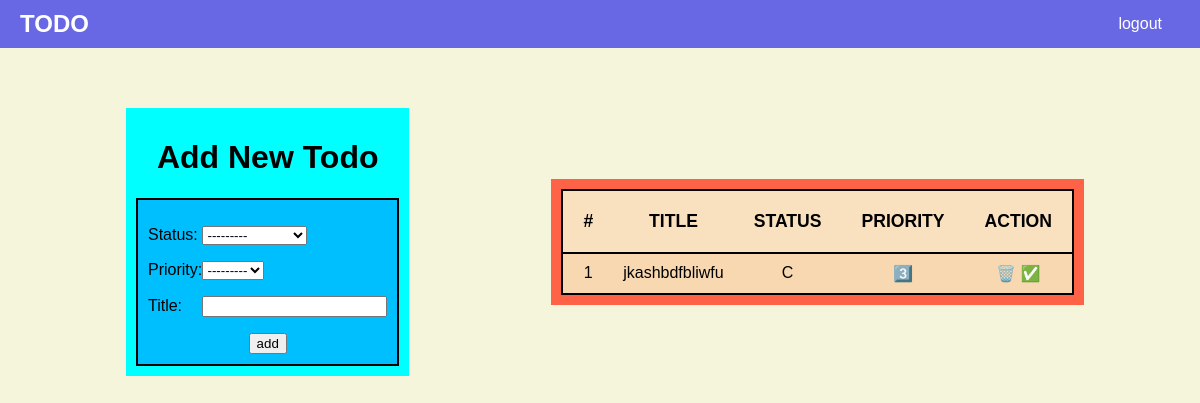
Before: / (signed in) with the older database file.
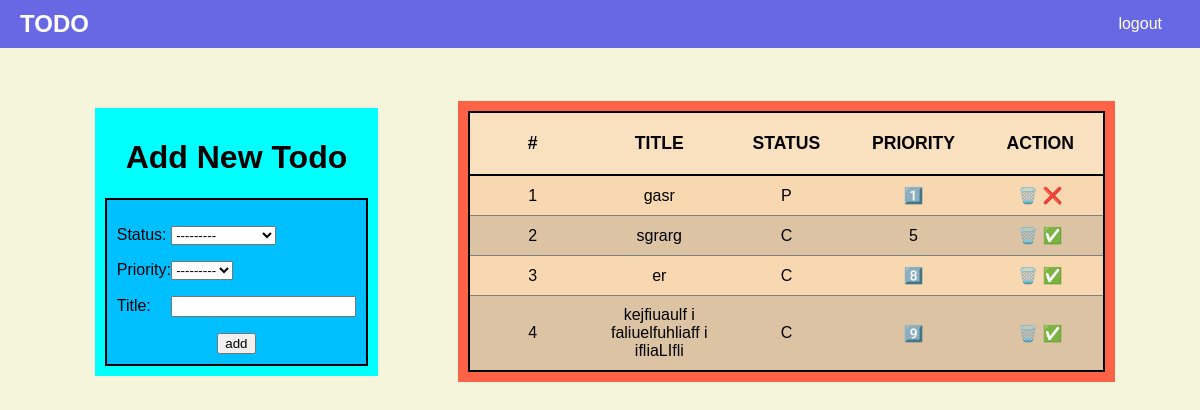
After: the same page with the newer database file.
### app/models.py (models this page shows)
class TODO(models.Model):
    status_choices = [
        ('C','COMPLETED'),
        ('P', 'PENDING'),
    ]
    priority_choices = [
        {'1', '1️⃣'},
        {'2', '2️⃣'},
        {'3', '3️⃣'},
        {'4', '4️⃣'},
        {'5', '5️⃣'},
        {'6', '6️⃣'},
        {'7', '7️⃣'},
        {'8', '8️⃣'},
        {'9', '9️⃣'},
        {'10', '🔟'},
    ]
    title = models.CharField(max_length=50)
    status = models.CharField(max_length=10 , choices=status_choices)
    user = models.ForeignKey(User, on_delete=models.CASCADE)
    date = models.DateTimeField(auto_now_add=True)
    priority = models.CharField(max_length=3, choices=priority_choices)

### app/views.py (the view)
# urls.py: 2. Add a URL to urlpatterns:  path('', views.home, name='home')
@login_required(login_url='login')
def home(request):
    if request.user.is_authenticated:
        user = request.user
        form = TODOForm()
        todos = TODO.objects.filter(user=user).order_by('priority')
        return render(request, 'home.html', context={'form':form, 'todos':todos})

### app/forms.py
class TODOForm(forms.ModelForm):
    class Meta:
        model = TODO
        fields = ['status' ,'priority', 'title']

### app/templates/home.html
{% extends 'base.html' %} {% load static %} {% block style_sheet %}
<link
  type="text/css"
  rel="stylesheet"
  href="{% static 'css/home_style.css' %}" />
{% endblock %} {% block content %}
<div id="main-div">
  <div id="login-form-container">
    <div id="login-form">
      <h1>Add New Todo</h1>
      <form method="post" action="/add-todo/">
        {% csrf_token %} {{ form.as_p }}
        <div id="add-button">
          <input type="submit" value="add" />
        </div>
      </form>
    </div>
  </div>
  <div id="todo-list-container">
    <div id="todo-list-block">
      {% if todos|length == 0 %}
      <div>no todos</div>
      {% else %}
      <table id="todo-table">
        <thead>
          <tr>
            <th>#</th>
            <th>Title</th>
            <th>Status</th>
            <th>Priority</th>
            <th>Action</th>
          </tr>
        </thead>
        <tbody>
          {% for todo in todos %}
          <tr>
            <td>{{ forloop.counter }}</td>
            <td>{{ todo.title }}</td>
            <td>{{ todo.status }}</td>
            <td>{{ todo.priority }}</td>
            <td>
              <a href="/delete-todo/{{todo.id}}"> 🗑️ </a>
              {% if todo.status == 'P' %}
              <a href="/change-status/{{todo.id}}/C"> ❌ </a>
              {% else %}
              <a href="/change-status/{{todo.id}}/P">  ✅ </a>
              {% endif %}
            </td>
          </tr>
          {% endfor %}
        </tbody>
      </table>
      {% endif %}
    </div>
  </div>
</div>
{% endblock %}

### app/templates/base.html (shortened to what this page needs)
<!DOCTYPE html>
<html lang="en">
  <head>
    {% block style_sheet %}
    {% endblock %}
  </head>
  <body>
    <nav style="display: block">
      <div class="navbar">
        <h1>TODO</h1>
        <div class="nav-links">
          {% if request.user.is_authenticated %}
          <a href="/logout">logout</a>
          {% else %}
          <a href="/login" id="active">login</a>
          <a href="/signup">signup</a>
          {% endif %}
        </div>
      </div>
    </nav>
    <div>{% block content %} {% endblock %}</div>
  </body>
</html>

### app/static/css/home_style.css (style rules this page uses)
body { background-color: beige; font-family: Arial, sans-serif; margin: 0; padding: 0; }
.navbar { background-color: rgb(104, 104, 229); overflow: hidden; display: flex; justify-content: space-between; align-items: center; padding: 10px 20px; }
.navbar h1 { margin: 0; color: white; font-size: 24px; }
.navbar a { color: white; text-align: center; padding: 14px 16px; text-decoration: none; margin: 2px; }
#main-div { padding: 50px; display: flex; flex-direction: row; justify-content: space-around; }
#login-form-container { display: flex; padding: 10px; flex-direction: column; justify-content: left; }
#login-form { padding: 10px; background-color: aqua; }
#login-form form { border : 2px solid black; background-color: deepskyblue; padding: 10px; }
#login-form label { width : 50px; display: inline-block; }
#login-form h1 { text-align: center; }
#todo-list-container { display: flex; align-items: center; }
#todo-list-block { display: flex; align-items: center; padding: 10px; background-color: tomato; }
#add-button { display: flex; justify-content: center; }
#todo-table { border-collapse: collapse; border: 2px solid black; padding: 5px; background-color: rgb(249, 224, 191) !important; }
#todo-table thead { font-weight: bold; font-size: 110%; }
#todo-table tbody { border: 2px solid black; }
#todo-table th { border-bottom: 2px solid black; padding: 20px; margin: 5px; width: 20%; text-transform: uppercase; }
#todo-table tbody tr { border-bottom: 1px solid gray; text-align: center; vertical-align: middle; padding: 10px; }
#todo-table tbody tr:nth-child(odd) { background-color: rgb(248, 216, 176); }
#todo-table tbody tr:nth-child(even) { background-color: rgb(220, 195, 164); }
#todo-table td { padding: 10px; }
#todo-table a { text-decoration: none; }

Changed rows visible on the page:
removed TODO: title "jkashbdfbliwfu", status "C", priority "3️⃣"
added TODO: title "gasr", status "P", priority "1️⃣"
added TODO: title "sgrarg", status "C", priority "5"
added TODO: title "er", status "C", priority "8️⃣"
added TODO: title "kejfiuaulf i faliuelfuhliaff i ifliaLIfli", status "C", priority "9️⃣"
